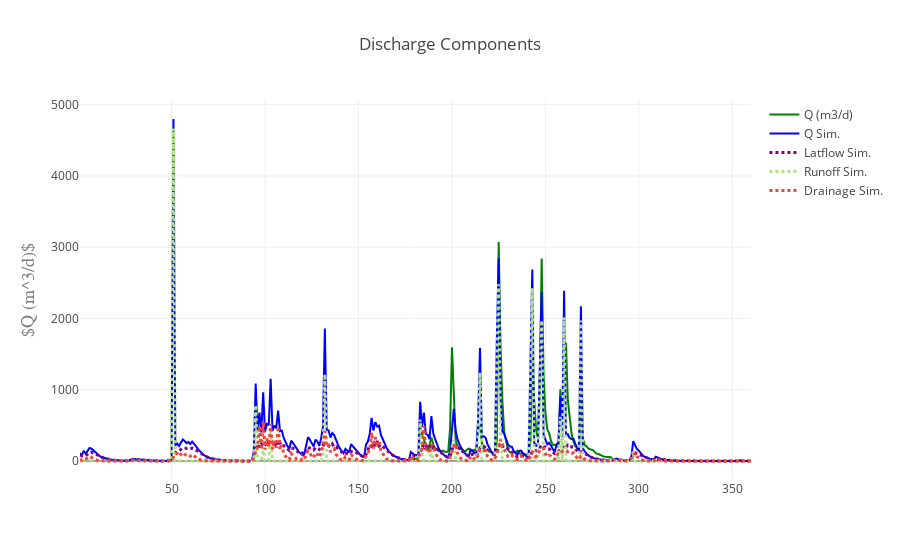

The code cell stored with this chart in its notebook:
### Code cell
data = [traceObs, traceSim, 
#         traceBF, 
        traceLF, traceRO, traceDR]
figname = "Qcomponents.png"

%matplotlib inline
import plotlycred

online = False
if online:
    # fig = py.iplot(data) 
    fig = go.Figure(data=data, layout=layout)
    py.image.save_as(fig, filename=figname)
    # py.plot(fig, filename=figname) # Opens in web
else:
    fig = go.Figure(data=data, layout=layout)
    iplot(fig)

### Figure 1 — Plotly figure (JSON) as saved in the notebook; plotly's stock layout.template omitted (floating-point values rounded to 4 significant figures; data arrays with more than 128 entries replaced by an {"elided": "..."} marker saying what was removed)
{"data": [{"marker": {"color": "green"}, "mode": "lines", "name": "Q (m3/d)", "type": "scatter", "x": {"elided": "360 int values"}, "y": {"elided": "300 float values"}}, {"marker": {"color": "blue"}, "mode": "lines", "name": "Q Sim.", "type": "scatter", "x": {"elided": "360 int values"}, "y": {"elided": "360 float values"}}, {"line": {"color": "purple", "dash": "dot", "width": 3}, "mode": "lines", "name": "Latflow Sim.", "type": "scatter", "x": {"elided": "360 int values"}, "y": {"elided": "360 float values"}}, {"line": {"color": "rgb(178,223,138)", "dash": "dot", "width": 3}, "mode": "lines", "name": "Runoff Sim.", "type": "scatter", "x": {"elided": "360 int values"}, "y": {"elided": "360 float values"}}, {"line": {"color": "#F44336", "dash": "dot", "width": 3}, "mode": "lines", "name": "Drainage Sim.", "type": "scatter", "x": {"elided": "360 int values"}, "y": {"elided": "360 float values"}}], "layout": {"title": "Discharge Components", "xaxis": {"title": "", "titlefont": {"color": "#7f7f7f", "family": "Courier New, monospace", "size": 18}}, "yaxis": {"title": "$Q (m^3/d)$", "titlefont": {"color": "#7f7f7f", "family": "Courier New, monospace", "size": 18}}}}
